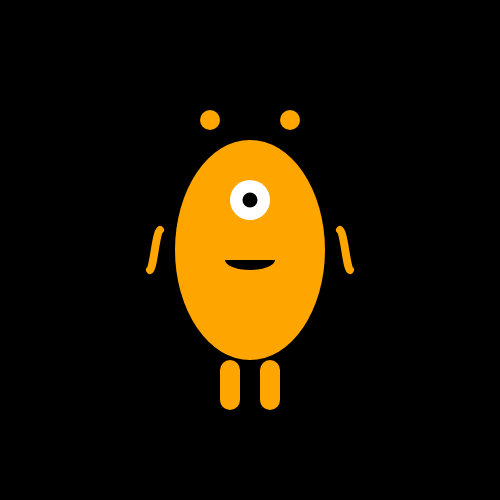
Frame 1 (no input)
Frame 60 (no input): identical to frame 1, image omitted
Frame 120 (the mouse pressed at the canvas centre since frame 60): identical to frame 1, image omitted

The p5.js sketch that drew this single still picture (run headless with seeded random() and noise() and a simulated clock; from frame 60 on, the mouse is pressed at the canvas centre):

// p5.js sketch
// ── sketch.js
function setup() {
  createCanvas(500, 500);
  noStroke();
}

function draw() {
  background(0); 

  let centerX = width / 2;
  let centerY = height / 2;

  fill(255, 165, 0); 

  // --- Body ---
  ellipse(centerX, centerY, 150, 220); 

  // --- Head bumps  ---
  ellipse(centerX - 40, centerY - 130, 20, 20);
  ellipse(centerX + 40, centerY - 130, 20, 20);

  // --- One Eye ---
  fill(255); // White eye background
  ellipse(centerX, centerY - 50, 40, 40); 
  fill(0); // Pupil
  ellipse(centerX, centerY - 50, 15, 15);

  // --- Mouth ---
  fill(0);
  arc(centerX, centerY + 10, 50, 20, 0, PI); 

  // --- Legs ---
  fill(255, 165, 0);
  rect(centerX - 30, centerY + 110, 20, 50, 10);
  rect(centerX + 10, centerY + 110, 20, 50, 10);


  push();
  stroke(255, 165, 0);
  strokeWeight(8);
  noFill();

  // Left  arm
  beginShape();
  curveVertex(centerX - 75, centerY);
  curveVertex(centerX - 90, centerY - 20);
  curveVertex(centerX - 100, centerY + 20);
  curveVertex(centerX - 110, centerY - 10);
  endShape();

  // Right  arm
  beginShape();
  curveVertex(centerX + 75, centerY);
  curveVertex(centerX + 90, centerY - 20);
  curveVertex(centerX + 100, centerY + 20);
  curveVertex(centerX + 110, centerY - 10);
  endShape();

  pop();
}
